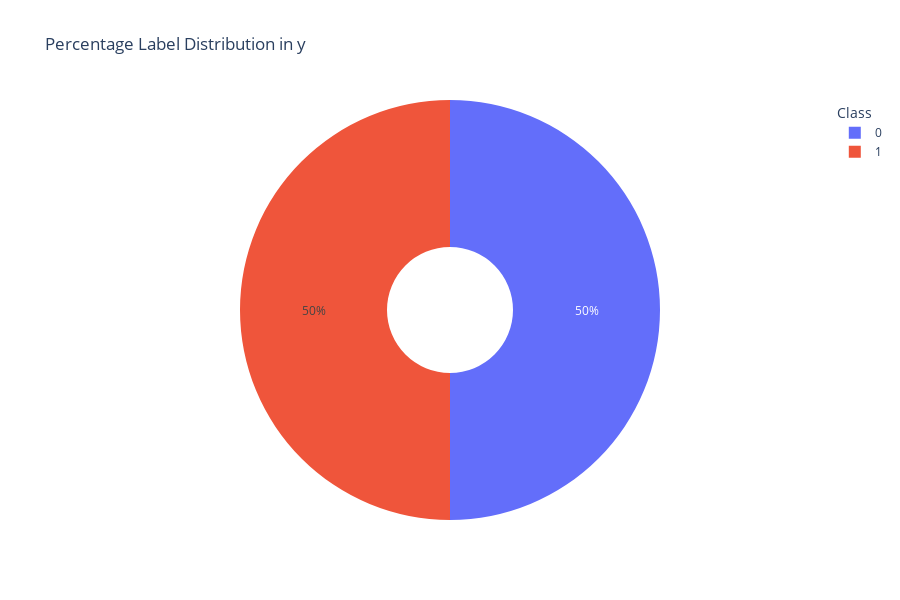

The cell this chart's notebook holds for it:
### Code cell
fig_pie = px.pie(y_under, names = 187, title="Percentage Label Distribution in y", hole=0.3)
fig_pie.update_layout(
    xaxis_title="Class",
    yaxis_title="Num Samples",
    legend_title="Class",
    template="plotly_white",
    height = 600
)
fig_pie.show()

### Figure 1 — Plotly figure (JSON) as saved in the notebook; plotly's stock layout.template omitted (floating-point values rounded to 4 significant figures; data arrays with more than 128 entries replaced by an {"elided": "..."} marker saying what was removed)
{"data": [{"domain": {"x": [0, 1], "y": [0, 1]}, "hole": 0.3, "hovertemplate": "187=%{label}<extra></extra>", "labels": {"elided": "8092 int values"}, "legendgroup": "", "name": "", "showlegend": true, "type": "pie"}], "layout": {"height": 600, "legend": {"title": {"text": "Class"}, "tracegroupgap": 0}, "title": {"text": "Percentage Label Distribution in y"}, "xaxis": {"title": {"text": "Class"}}, "yaxis": {"title": {"text": "Num Samples"}}}}
